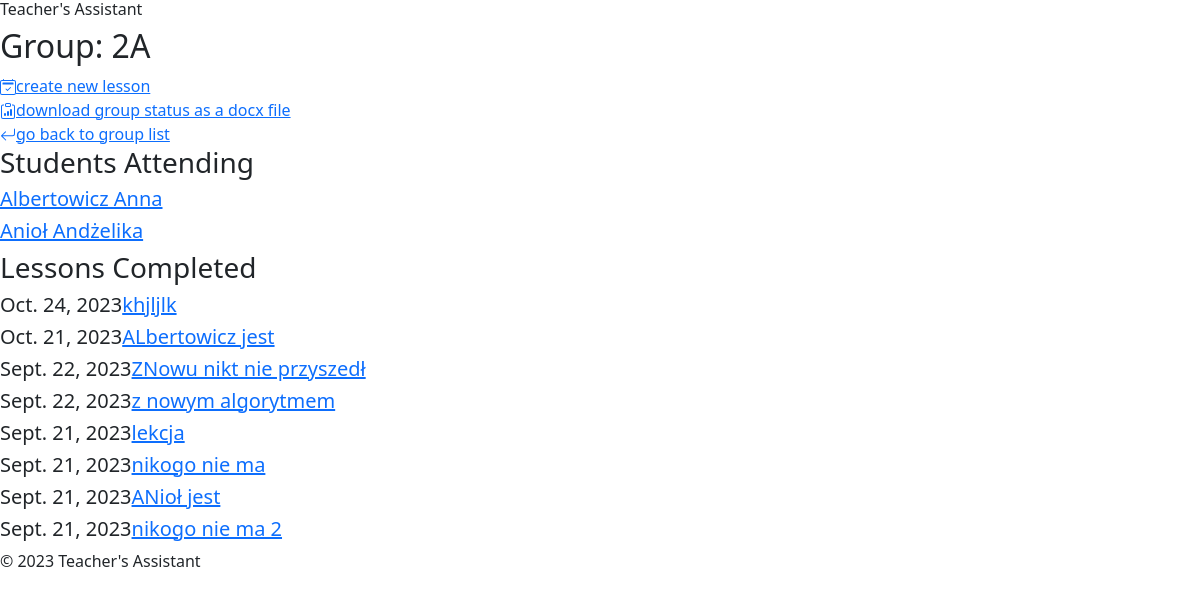
/groups/2A/, run on the app's committed database.
### groups/models.py (models this page shows, shortened)
class Group(ms.Model):
    level = ms.CharField(max_length=2, help_text="The level of the group from 0-8, with a letter for different groups of the same lvl  (e.g., '7B').")

class Student(ms.Model):
    name = ms.CharField(max_length=20, help_text="The student's first name.")
    surname = ms.CharField(max_length=20, help_text="The student's last name.")
    group = ms.ForeignKey(Group, on_delete=ms.CASCADE, help_text="The group to which the student belongs.")
    def __str__(self):
        return f"{self.surname} {self.name}"

class Lesson(ms.Model):
    date = ms.DateField(default=timezone.now)
    subject = ms.CharField(max_length=50, help_text="The subject of the lesson.")
    group = ms.ForeignKey(Group, on_delete=ms.CASCADE, help_text="The group that participated in the lesson.")
    students_present = ms.ManyToManyField(Student, blank=True, related_name='lessons_present')
    students_absent = ms.ManyToManyField(Student, blank=True, related_name='lessons_absent')

### groups/views.py (the view)
# urls.py: path('<str:lvl>/', views.group_lessons, name='group_lessons'),
def group_lessons(request, lvl):
    group = get_object_or_404(Group, level=lvl)
    lessons = Lesson.objects.filter(group=group).order_by('-date')
    students_in = Student.objects.filter(group=group).order_by('surname')
    return render(request, 'groups/group_lessons.html', {'group':group, 'lessons':lessons, 'students_in':students_in})

### templates/groups/group_lessons.html
{% extends 'groups/base.html' %}
{% block content %}
<h2>Group: {{group.level}}</h2>
<a href="{% url 'new_lesson' lvl=group.level %}">
                    {% include './icons/calendar2-check.svg' %}create new lesson</a>
<br>
<a href="{% url 'get_status' lvl=group.level %}">
		    {% include './icons/clipboard-data.svg' %}download group status as a docx file</a>
<br>
<a href="{% url 'group_list' %}">
	{% include './icons/arrow-return-left.svg' %}go back to group list</a>
<br>
<h3>Students Attending</h3>
{% for student in students_in %}
<h5><a href="{% url 'student_info' lvl=group.level  pk=student.pk %}">{{student}}</a></h5>
{% endfor %}
<h3>Lessons Completed</h3>
{% for lesson in lessons %}
<h5>{{lesson.date}}<a href="{% url 'edit_lesson' lvl=group.level pk=lesson.pk %}">{{lesson.subject}}</a></h5>
{% endfor %}
{% endblock %}

### data on the page
Group: level "2A"
Student: surname+name "Albertowicz Anna"
Student: surname+name "Anioł Andżelika"
Lesson: date "Oct. 24, 2023", subject "khjljlk"
Lesson: date "Oct. 21, 2023", subject "ALbertowicz jest"
Lesson: date "Sept. 22, 2023", subject "ZNowu nikt nie przyszedł"
Lesson: date "Sept. 22, 2023", subject "z nowym algorytmem"
Lesson: date "Sept. 21, 2023", subject "lekcja"
Lesson: date "Sept. 21, 2023", subject "nikogo nie ma"
Lesson: date "Sept. 21, 2023", subject "ANioł jest"
Lesson: date "Sept. 21, 2023", subject "nikogo nie ma 2"
